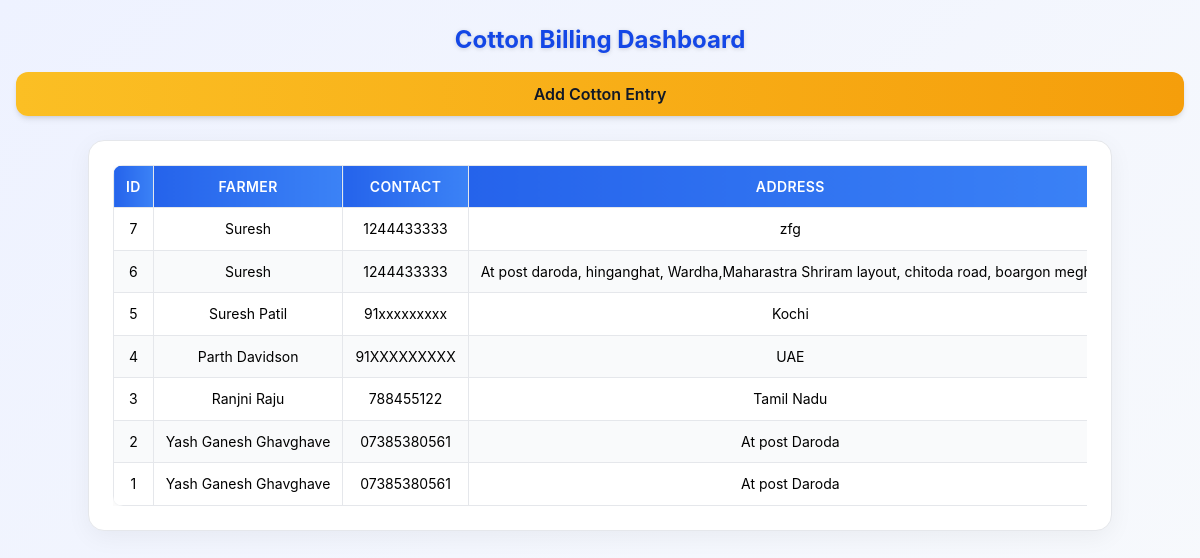
The app's page /cottonapp/ with its own data.
### CottonApp/models.py (models this page shows, shortened)
class CottonData(models.Model):
    name = models.CharField("Farmer Name", max_length=100)
    contact_number = models.CharField("Contact Number", max_length=15)
    address = models.TextField("Address", blank=True, null=True)
    driver_name = models.CharField("Driver Name", max_length=50)
    vehicle_number = models.CharField("Vehicle Number", max_length=20)
    mobile_number = models.CharField("Mobile Number", max_length=20)
    date_of_entry = models.DateTimeField(default=timezone.now)
    loaded_vehicle_weight = models.FloatField("Loaded Vehicle Weight (kg)")
    unloading_vehicle_weight = models.FloatField("Unloading Vehicle Weight (kg)")
    ginning_name = models.CharField("Ginning Name", max_length=100)
    net_weight = models.FloatField("Net Weight (kg)", default=0)
    date_of_unloading = models.DateTimeField(default=timezone.now)
    market_rate = models.FloatField("Market Rate (₹ per Quintal)")
    bedding_rate = models.FloatField("Bedding Rate (₹ per Quintal)")
    total_amount = models.FloatField("Total Amount (₹)", default=0)
    advance_paid = models.FloatField("Advance Paid (₹)", default=0)
    balance_amount = models.FloatField("Balance Amount (₹)", default=0)
    is_paid = models.BooleanField("Payment Received (Cash)", default=False)
    class Meta:
        verbose_name = "Cotton Data"
        verbose_name_plural = "Cotton Data"

### CottonApp/views.py (the view, shortened to what this page needs)
# urls.py: path('', views.home, name='home'),
def home(request):
    query = request.GET.get('q', '').strip()
    cotton_entries = CottonData.objects.all().order_by('-id')
    invoices = InvoiceSettings.objects.all().order_by('-id')
    context = {
        'invoices': invoices,
        'cotton_entries': cotton_entries,
        'query': query,
    }
    return render(request, 'CottonHome.html', context)

### CottonApp/templates/CottonHome.html (shortened to what this page needs)
{% load static tailwind_tags %}
<!DOCTYPE html>
<html lang="en">
<head>
  {% tailwind_css %}
</head>
<body class="min-h-screen">
<div class="flex flex-col sm:flex-row sm:justify-between sm:items-center
            gap-4 mt-6 mb-6 px-4 sm:px-8 text-center sm:text-left">
  <h1 class="text-2xl sm:text-3xl font-bold text-blue-700 drop-shadow-sm">
    Cotton Billing Dashboard
  </h1>
  <a href="{% url 'Add Cotton' %}"
     class="add-btn shadow-md hover:shadow-lg w-full sm:w-auto text-center">
    Add Cotton Entry
  </a>
</div>
<div class="container mx-auto px-3 sm:px-6 lg:px-8">
  <div class="card border border-gray-200">
    <div class="bg-gray-50 rounded-lg">
      {% if cotton_entries %}
      <div class="overflow-x-auto relative">
        <table class="excel-table">
          <thead>
            <tr>
              <th>ID</th>
              <th>Farmer</th>
              <th>Contact</th>
              <th>Address</th>
            </tr>
          </thead>
          <tbody>
            {% for item in cotton_entries %}
            <tr>
              <td>{{ item.id }}</td>
              <td>{{ item.name }}</td>
              <td>{{ item.contact_number }}</td>
              <td>{{ item.address|default:"-" }}</td>
            </tr>
            {% endfor %}
          </tbody>
        </table>
      </div>
      {% else %}
      <div class="text-center text-gray-600 text-base sm:text-lg py-12">
        No Cotton Data Available
      </div>
      {% endif %}
    </div>
  </div>
</div>
</body>
</html>

### CottonApp/templates/CottonHome.html (style rules this page uses)
body { background: linear-gradient(135deg, #eef2ff, #f8fafc); font-family: "Inter", sans-serif; }
.excel-table { border-collapse: collapse; width: 100%; min-width: 1200px; background: #fff; border-radius: 10px; overflow: hidden; box-shadow: 0 4px 20px rgba(0, 0, 0, 0.05); }
.excel-table th, .excel-table td { border: 1px solid #e5e7eb; padding: 10px 12px; text-align: center; font-size: 14px; white-space: nowrap; }
.excel-table th { background: linear-gradient(to right, #2563eb, #3b82f6); color: #fff; font-weight: 600; text-transform: uppercase; letter-spacing: 0.4px; }
.excel-table tr:nth-child(even) { background-color: #f9fafb; }
.card { border-radius: 16px; background: white; padding: 1.5rem; box-shadow: 0 6px 24px rgba(0, 0, 0, 0.05); }
.add-btn { background: linear-gradient(to right, #fbbf24, #f59e0b); color: #111827; font-weight: 600; padding: 10px 20px; border-radius: 12px; transition: all 0.2s ease-in-out; }

### records on screen
CottonData: id "7", name "Suresh", contact_number "1244433333", address "zfg"
CottonData: id "6", name "Suresh", contact_number "1244433333", address "At post daroda, hinganghat, Wardha,Maharastra Shriram layout, chitoda road, boargon…"
CottonData: id "5", name "Suresh Patil", contact_number "91xxxxxxxxx", address "Kochi"
CottonData: id "4", name "Parth Davidson", contact_number "91XXXXXXXXX", address "UAE"
CottonData: id "3", name "Ranjni Raju", contact_number "788455122", address "Tamil Nadu"
CottonData: id "2", name "Yash Ganesh Ghavghave", contact_number "07385380561", address "At post Daroda"
CottonData: id "1", name "Yash Ganesh Ghavghave", contact_number "07385380561", address "At post Daroda"
